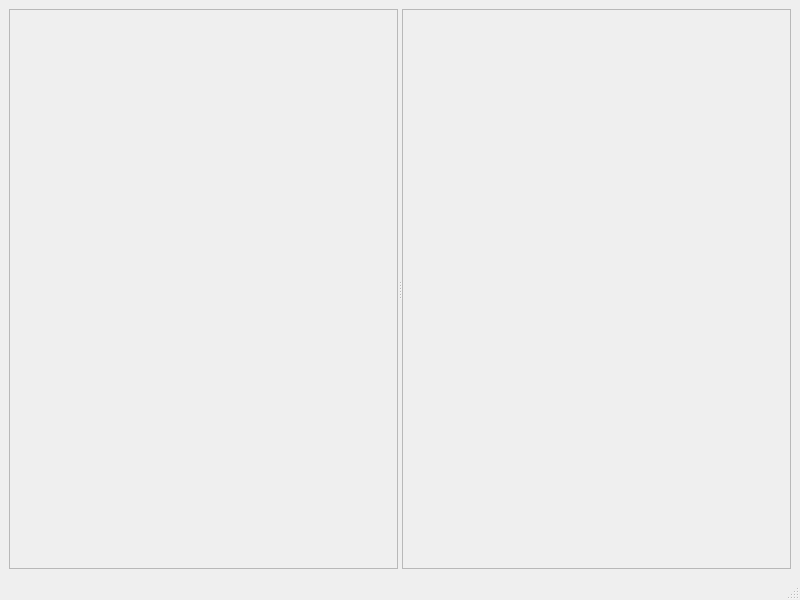
<?xml version="1.0" encoding="UTF-8"?>
<ui version="4.0">
 <class>MainWindow</class>
 <widget class="QMainWindow" name="ContourViewer">
  <property name="geometry">
   <rect>
    <x>0</x>
    <y>0</y>
    <width>800</width>
    <height>600</height>
   </rect>
  </property>
  <property name="windowTitle">
   <string>MainWindow</string>
  </property>
  <widget class="QWidget" name="centralwidget">
   <layout class="QHBoxLayout" name="horizontalLayout">
    <item>
     <widget class="QSplitter" name="splitter">
      <property name="minimumSize">
       <size>
        <width>300</width>
        <height>300</height>
       </size>
      </property>
      <property name="orientation">
       <enum>Qt::Horizontal</enum>
      </property>
      <widget class="QFrame" name="frame">
       <property name="minimumSize">
        <size>
         <width>180</width>
         <height>180</height>
        </size>
       </property>
       <property name="frameShape">
        <enum>QFrame::StyledPanel</enum>
       </property>
       <property name="frameShadow">
        <enum>QFrame::Raised</enum>
       </property>
      </widget>
      <widget class="QFrame" name="vtk_panel">
       <property name="minimumSize">
        <size>
         <width>180</width>
         <height>180</height>
        </size>
       </property>
       <property name="frameShape">
        <enum>QFrame::StyledPanel</enum>
       </property>
       <property name="frameShadow">
        <enum>QFrame::Raised</enum>
       </property>
      </widget>
     </widget>
    </item>
   </layout>
  </widget>
  <widget class="QMenuBar" name="menubar">
   <property name="geometry">
    <rect>
     <x>0</x>
     <y>0</y>
     <width>800</width>
     <height>24</height>
    </rect>
   </property>
  </widget>
  <widget class="QStatusBar" name="statusbar"/>
 </widget>
 <resources/>
 <connections/>
</ui>
